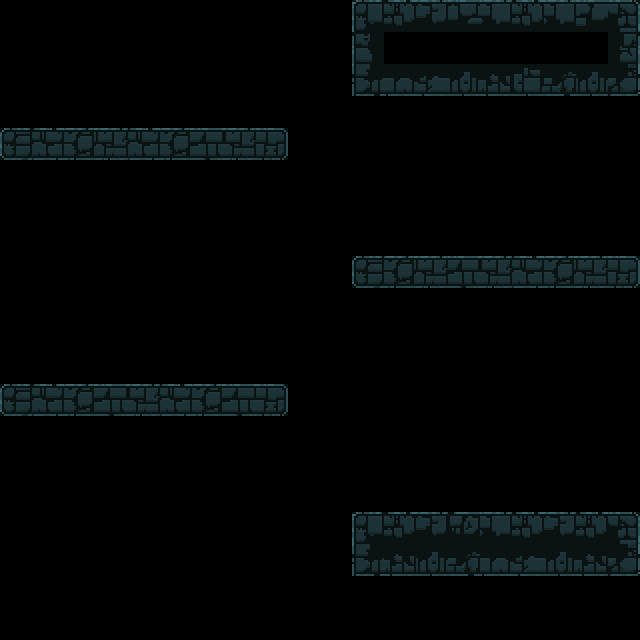

This game map was drawn from its Tiled (.tmx) file and the tilesets committed beside it. A one-line description and the full map source follow:
An orthogonal 20x20 tile map with 32x32 px tiles, 1 tile layer (Capa de Patrones 1), 4 tilesets and 4 objects (4x bat).

<map version="1.0" orientation="orthogonal" renderorder="right-down" width="20" height="20" tilewidth="32" tileheight="32" nextobjectid="30">
 <tileset firstgid="1" name="platform" tilewidth="32" tileheight="32" tilecount="48">
  <image source="../images/platform.png" width="256" height="192" />
 </tileset>
 <tileset firstgid="49" name="chest" tilewidth="64" tileheight="38" tilecount="2">
  <image source="../images/chest.png" width="64" height="76" />
 </tileset>
 <tileset firstgid="51" name="chest_small" tilewidth="32" tileheight="38" tilecount="2">
  <image source="../images/chest_small.png" width="32" height="76" />
 </tileset>
 <tileset firstgid="53" name="bat" tilewidth="50" tileheight="50" tilecount="1">
  <tile id="0">
   <image width="50" height="50" source="../images/bat.png" />
  </tile>
 </tileset>
 <layer name="Capa de Patrones 1" width="20" height="20">
  <data encoding="csv">
0,0,0,0,0,0,0,0,0,0,0,1,2,3,4,5,2,5,6,8,
0,0,0,0,0,0,0,0,0,0,0,9,0,0,0,0,0,0,0,24,
0,0,0,0,0,0,0,0,0,0,0,25,26,27,28,29,30,31,28,32,
0,0,0,0,0,0,0,0,0,0,0,0,0,0,0,0,0,0,0,0,
10,11,12,14,11,12,13,14,15,0,0,0,0,0,0,0,0,0,0,0,
0,0,0,0,0,0,0,0,0,0,0,0,0,0,0,0,0,0,0,0,
0,0,0,0,0,0,0,0,0,0,0,0,0,0,0,0,0,0,0,0,
0,0,0,0,0,0,0,0,0,0,0,0,0,0,0,0,0,0,0,0,
0,0,0,0,0,0,0,0,0,0,0,10,12,14,13,14,11,12,14,15,
0,0,0,0,0,0,0,0,0,0,0,0,0,0,0,0,0,0,0,0,
0,0,0,0,0,0,0,0,0,0,0,0,0,0,0,0,0,0,0,0,
0,0,0,0,0,0,0,0,0,0,0,0,0,0,0,0,0,0,0,0,
10,11,12,13,14,11,12,13,15,0,0,0,0,0,0,0,0,0,0,0,
0,0,0,0,0,0,0,0,0,0,0,0,0,0,0,0,0,0,0,0,
0,0,0,0,0,0,0,0,0,0,0,0,0,0,0,0,0,0,0,0,
0,0,0,0,0,0,0,0,0,0,0,0,0,0,0,0,0,0,0,0,
0,0,0,0,0,0,0,0,0,0,0,1,2,3,7,5,2,3,2,8,
0,0,0,0,0,0,0,0,0,0,0,25,29,28,31,26,27,28,29,32,
0,0,0,0,0,0,0,0,0,0,0,0,0,0,0,0,0,0,0,0,
0,0,0,0,0,0,0,0,0,0,0,0,0,0,0,0,0,0,0,0
</data>
 </layer>
 <objectgroup name="Capa de Objetos 1">
  <object id="26" type="bat" gid="53" x="555" y="246" width="50" height="50" />
  <object id="27" type="bat" gid="53" x="30" y="374" width="50" height="50" />
  <object id="28" type="bat" gid="53" x="555" y="502" width="50" height="50" />
  <object id="29" type="bat" gid="53" x="30" y="118" width="50" height="50" />
 </objectgroup>
</map>